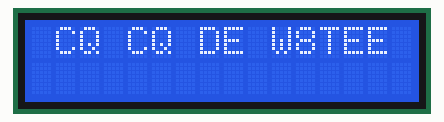
The sketch below on a simulated Arduino Nano, built with avr-gcc and run on an emulated ATmega328P. Parts: 16×2 character LCD.

Above: at 0.2 s.
At 0.7 s:
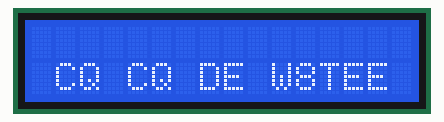

Measured:
- what the display in image 1 shows lasts 0.6 s, from 0.6 s to 1.2 s

The sketch:

Listing0401.ino
```cpp
// (licence header left out)
//                            Compiled with the Arduino Nano
#define DEBUG

#include <Wire.h>
#include <LiquidCrystal_I2C.h>   // https://github.com/lucasmaziero/LiquidCrystal_I2C

LiquidCrystal_I2C lcd(0x27, 16, 2); // Create LCD object: I2C device address 0x27, 16x2 display

void setup()
{
  lcd.begin();        // initialize the LCD

  lcd.backlight();        // Turn on the blacklight and print a message.
  lcd.print(" CQ CQ DE W8TEE");
}

void loop()
{
  char spaces[17] = "                "; // 16 spaces with room for null
  char message[]  = " CQ CQ DE W8TEE";
  static int row  = 0;

  if (row != 0) {
    lcd.setCursor(0, 0);      // Clear out row 0
    lcd.print(spaces);
    lcd.setCursor(0, row);    // show message on row = 1
    lcd.print(message);
    row = 0;
  } else {
    lcd.setCursor(0, 1);      // Clear out row 1
    lcd.print(spaces);
    lcd.setCursor(0, row);    // Show message on row = 0
    lcd.print(message);
    row = 1;
  }
  delay(500UL);               // Pause for a half second...
}
```
